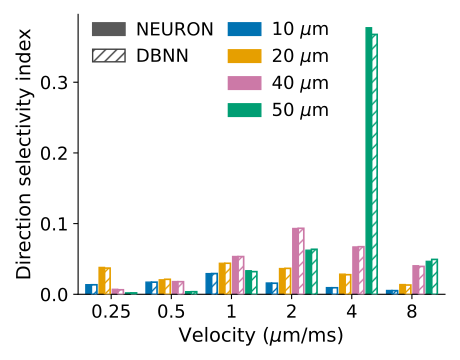

Python code for this plot:
import csv
import os
from itertools import zip_longest
from pathlib import Path

import matplotlib
matplotlib.use("Agg")
import matplotlib.pyplot as plt
import numpy as np
from matplotlib.patches import Patch

SCRIPT_DIR = Path(__file__).resolve().parent
ROOT = SCRIPT_DIR.parents[2]
DATA_DIR = ROOT / "nc_final_data" / "Figure5" / "Figure5_a"
SOURCE_DIR = ROOT / "nc_final_source_data" / "Figure5" / "Figure5_a"
COLORS = ("#0072B2", "#E69F00", "#CC79A7", "#009E73")




def write_columns(path, columns, arrays):
    values = [np.asarray(value) for value in arrays]
    if any(value.ndim != 1 for value in values) or len(columns) != len(values):
        raise ValueError("Unexpected source data shape")
    values = [value.astype(np.float64) if value.dtype == np.float32 else value for value in values]
    path.parent.mkdir(parents=True, exist_ok=True)
    temporary = path.with_name(f".{path.name}.{os.getpid()}.tmp")
    try:
        with temporary.open("w", encoding="utf-8", newline="") as stream:
            writer = csv.writer(stream)
            writer.writerow(columns)
            writer.writerows(zip_longest(*values, fillvalue=""))
        os.replace(temporary, path)
    finally:
        if temporary.exists():
            temporary.unlink()


def main():
    velocities = np.load(DATA_DIR / "velocity_um_per_ms.npy", allow_pickle=False)
    reported = np.load(DATA_DIR / "spacing_um.npy", allow_pickle=False)
    neuron_dsi = np.load(DATA_DIR / "neuron_dsi.npy", allow_pickle=False)
    dbnn_dsi = np.load(DATA_DIR / "dbnn_dsi.npy", allow_pickle=False)
    if reported.shape != (4,) or velocities.shape != (6,) or neuron_dsi.shape != (4, 6) or dbnn_dsi.shape != (4, 6):
        raise ValueError("Unexpected figure data")
    columns = ["velocity_um_per_ms"] + [f"spacing_{spacing:g}_{model}" for spacing in reported for model in ("NEURON", "DBNN")]
    values = [velocities] + [series for index in range(len(reported)) for series in (neuron_dsi[index], dbnn_dsi[index])]
    write_columns(SOURCE_DIR / "Figure5_a.csv", columns, values)
    fig, ax = plt.subplots(figsize=(4.6, 3.6))
    fig.subplots_adjust(left=0.17, right=0.97, bottom=0.18, top=0.96)
    x = np.arange(len(velocities), dtype=float)
    cluster_width = 0.88
    spacing_width = cluster_width / len(reported)
    bar_width = spacing_width * 0.42
    for index, color in enumerate(COLORS):
        center = x - cluster_width / 2.0 + (index + 0.5) * spacing_width
        ax.bar(center - bar_width / 2.0, neuron_dsi[index], width=bar_width, color=color, edgecolor=color, linewidth=0.9, zorder=2)
        ax.bar(center + bar_width / 2.0, dbnn_dsi[index], width=bar_width, color="white", edgecolor=color, linewidth=1.2, hatch="///", zorder=3)
    ax.set_xticks(x, [f"{value:g}" for value in velocities])
    ax.set_xlim(-0.55, len(velocities) - 0.45)
    ax.set_xlabel(r"Velocity ($\mu$m/ms)", fontsize=14)
    ax.set_ylabel("Direction selectivity index", fontsize=14)
    ax.tick_params(axis="both", labelsize=13)
    ax.spines["top"].set_visible(False)
    ax.spines["right"].set_visible(False)
    model_handles = [Patch(facecolor="0.35", edgecolor="0.35", label="NEURON"),
                     Patch(facecolor="white", edgecolor="0.25", hatch="///", label="DBNN")]
    blank_handles = [Patch(facecolor="none", edgecolor="none", label=""), Patch(facecolor="none", edgecolor="none", label="")]
    spacing_handles = [Patch(facecolor=color, edgecolor=color, label=fr"{spacing:d} $\mu$m") for color, spacing in zip(COLORS, reported)]
    ax.legend(handles=model_handles + blank_handles + spacing_handles, frameon=False, loc="upper left",
              bbox_to_anchor=(0.02, 1.0), borderaxespad=0.0, fontsize=13, ncol=2,
              columnspacing=0.8, handlelength=1.8, handletextpad=0.6)
    fig.savefig(SCRIPT_DIR / "Figure5_a.pdf")
    plt.close(fig)


if __name__ == "__main__":
    main()
